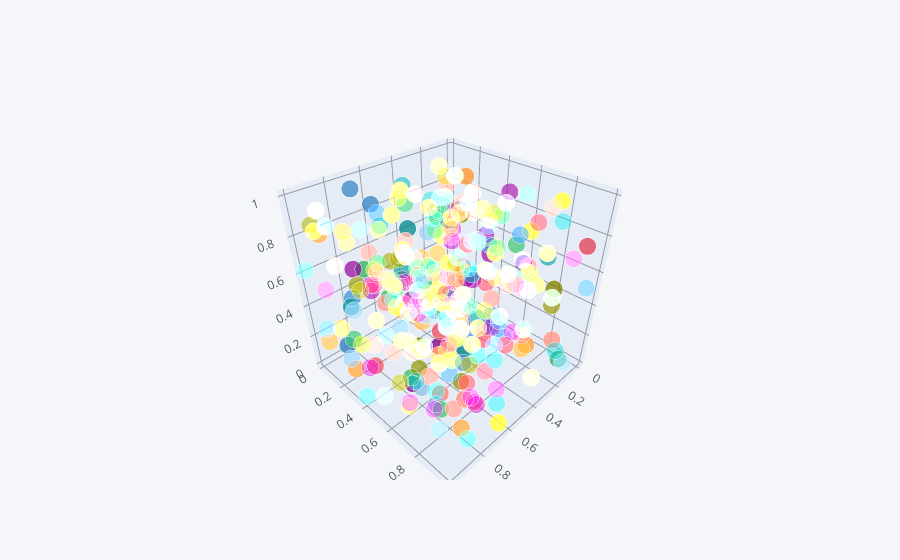

Notebook code cell kept with this figure:
### Code cell
df.iplot(x = 'a' , y = 'b' , z = 'c' , kind = 'scatter3d')

### Figure 1 — Plotly figure (JSON) as saved in the notebook; plotly's stock layout.template omitted (floating-point values rounded to 4 significant figures; data arrays with more than 128 entries replaced by an {"elided": "..."} marker saying what was removed)
{"data": [{"marker": {"color": {"elided": "300 str values"}, "opacity": 0.8, "size": {"elided": "300 int values"}, "symbol": "circle"}, "mode": "markers", "text": {"elided": "300 str values"}, "type": "scatter3d", "x": {"elided": "300 float values"}, "y": {"elided": "300 float values"}, "z": {"elided": "300 float values"}}], "layout": {"legend": {"bgcolor": "#F5F6F9", "font": {"color": "#4D5663"}}, "paper_bgcolor": "#F5F6F9", "plot_bgcolor": "#F5F6F9", "scene": {"xaxis": {"gridcolor": "#9499A3", "showgrid": true, "tickfont": {"color": "#4D5663"}, "title": {"font": {"color": "#4D5663"}, "text": ""}, "zerolinecolor": "#9499A3"}, "yaxis": {"gridcolor": "#9499A3", "showgrid": true, "tickfont": {"color": "#4D5663"}, "title": {"font": {"color": "#4D5663"}, "text": ""}, "zerolinecolor": "#9499A3"}, "zaxis": {"gridcolor": "#9499A3", "showgrid": true, "tickfont": {"color": "#4D5663"}, "title": {"font": {"color": "#4D5663"}, "text": ""}, "zerolinecolor": "#9499A3"}}, "title": {"font": {"color": "#4D5663"}}}}
